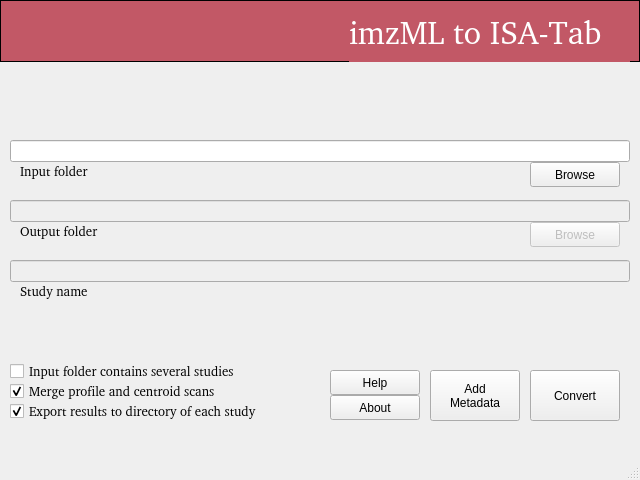
<?xml version="1.0" encoding="UTF-8"?>
<ui version="4.0">
 <class>MainWindow</class>
 <widget class="QMainWindow" name="MainWindow">
  <property name="geometry">
   <rect>
    <x>0</x>
    <y>0</y>
    <width>640</width>
    <height>480</height>
   </rect>
  </property>
  <property name="sizePolicy">
   <sizepolicy hsizetype="Fixed" vsizetype="Fixed">
    <horstretch>0</horstretch>
    <verstretch>0</verstretch>
   </sizepolicy>
  </property>
  <property name="minimumSize">
   <size>
    <width>640</width>
    <height>480</height>
   </size>
  </property>
  <property name="maximumSize">
   <size>
    <width>640</width>
    <height>480</height>
   </size>
  </property>
  <property name="contextMenuPolicy">
   <enum>Qt::DefaultContextMenu</enum>
  </property>
  <property name="windowTitle">
   <string>imzML to ISA-Tab</string>
  </property>
  <property name="windowIcon">
   <iconset resource="resources.qrc">
    <normaloff>:/graphics/assets/graphics/ebi_icon.png</normaloff>:/graphics/assets/graphics/ebi_icon.png</iconset>
  </property>
  <property name="styleSheet">
   <string notr="true"/>
  </property>
  <widget class="QWidget" name="centralwidget">
   <widget class="QLineEdit" name="lineEdit_input">
    <property name="enabled">
     <bool>true</bool>
    </property>
    <property name="geometry">
     <rect>
      <x>10</x>
      <y>140</y>
      <width>620</width>
      <height>22</height>
     </rect>
    </property>
    <property name="sizePolicy">
     <sizepolicy hsizetype="Fixed" vsizetype="Fixed">
      <horstretch>0</horstretch>
      <verstretch>0</verstretch>
     </sizepolicy>
    </property>
    <property name="styleSheet">
     <string notr="true">font: 10pt url(:/fonts/assets/fonts/Verdana.ttf);</string>
    </property>
    <property name="locale">
     <locale language="French" country="France"/>
    </property>
   </widget>
   <widget class="QLabel" name="lbl_input">
    <property name="geometry">
     <rect>
      <x>20</x>
      <y>162</y>
      <width>180</width>
      <height>18</height>
     </rect>
    </property>
    <property name="sizePolicy">
     <sizepolicy hsizetype="Fixed" vsizetype="Fixed">
      <horstretch>0</horstretch>
      <verstretch>0</verstretch>
     </sizepolicy>
    </property>
    <property name="font">
     <font>
      <family>:/fonts/assets/fonts/Verdana.ttf</family>
      <pointsize>10</pointsize>
      <weight>50</weight>
      <italic>false</italic>
      <bold>false</bold>
     </font>
    </property>
    <property name="styleSheet">
     <string notr="true">font: 10pt url(:/fonts/assets/fonts/Verdana.ttf);</string>
    </property>
    <property name="text">
     <string>Input folder</string>
    </property>
   </widget>
   <widget class="QLineEdit" name="lineEdit_output">
    <property name="enabled">
     <bool>false</bool>
    </property>
    <property name="geometry">
     <rect>
      <x>10</x>
      <y>200</y>
      <width>620</width>
      <height>22</height>
     </rect>
    </property>
    <property name="sizePolicy">
     <sizepolicy hsizetype="Fixed" vsizetype="Fixed">
      <horstretch>0</horstretch>
      <verstretch>0</verstretch>
     </sizepolicy>
    </property>
    <property name="styleSheet">
     <string notr="true">font: 10pt url(:/fonts/assets/fonts/Verdana.ttf);</string>
    </property>
    <property name="text">
     <string/>
    </property>
   </widget>
   <widget class="QLineEdit" name="lineEdit_study">
    <property name="enabled">
     <bool>false</bool>
    </property>
    <property name="geometry">
     <rect>
      <x>10</x>
      <y>260</y>
      <width>620</width>
      <height>22</height>
     </rect>
    </property>
    <property name="sizePolicy">
     <sizepolicy hsizetype="Fixed" vsizetype="Fixed">
      <horstretch>0</horstretch>
      <verstretch>0</verstretch>
     </sizepolicy>
    </property>
    <property name="styleSheet">
     <string notr="true">font: 10pt url(:/fonts/assets/fonts/Verdana.ttf);</string>
    </property>
   </widget>
   <widget class="QLabel" name="lbl_output">
    <property name="geometry">
     <rect>
      <x>20</x>
      <y>222</y>
      <width>180</width>
      <height>18</height>
     </rect>
    </property>
    <property name="sizePolicy">
     <sizepolicy hsizetype="Fixed" vsizetype="Fixed">
      <horstretch>0</horstretch>
      <verstretch>0</verstretch>
     </sizepolicy>
    </property>
    <property name="font">
     <font>
      <family>:/fonts/assets/fonts/Verdana.ttf</family>
      <pointsize>10</pointsize>
      <weight>50</weight>
      <italic>false</italic>
      <bold>false</bold>
     </font>
    </property>
    <property name="styleSheet">
     <string notr="true">font: 10pt url(:/fonts/assets/fonts/Verdana.ttf);</string>
    </property>
    <property name="text">
     <string>Output folder</string>
    </property>
   </widget>
   <widget class="QLabel" name="lbl_study">
    <property name="geometry">
     <rect>
      <x>20</x>
      <y>282</y>
      <width>180</width>
      <height>18</height>
     </rect>
    </property>
    <property name="sizePolicy">
     <sizepolicy hsizetype="Fixed" vsizetype="Fixed">
      <horstretch>0</horstretch>
      <verstretch>0</verstretch>
     </sizepolicy>
    </property>
    <property name="font">
     <font>
      <family>:/fonts/assets/fonts/Verdana.ttf</family>
      <pointsize>10</pointsize>
      <weight>50</weight>
      <italic>false</italic>
      <bold>false</bold>
     </font>
    </property>
    <property name="styleSheet">
     <string notr="true">font: 10pt url(:/fonts/assets/fonts/Verdana.ttf);</string>
    </property>
    <property name="text">
     <string>Study name</string>
    </property>
   </widget>
   <widget class="QToolButton" name="toolButton_input_explore">
    <property name="geometry">
     <rect>
      <x>530</x>
      <y>162</y>
      <width>90</width>
      <height>25</height>
     </rect>
    </property>
    <property name="styleSheet">
     <string notr="true">font: 10pt url(:/fonts/assets/fonts/Verdana.ttf);</string>
    </property>
    <property name="text">
     <string>Browse</string>
    </property>
    <property name="icon">
     <iconset>
      <normaloff>assets/graphics/browse_icon.png</normaloff>assets/graphics/browse_icon.png</iconset>
    </property>
    <property name="iconSize">
     <size>
      <width>16</width>
      <height>16</height>
     </size>
    </property>
    <property name="toolButtonStyle">
     <enum>Qt::ToolButtonTextOnly</enum>
    </property>
    <property name="autoRaise">
     <bool>false</bool>
    </property>
    <property name="arrowType">
     <enum>Qt::NoArrow</enum>
    </property>
   </widget>
   <widget class="QToolButton" name="toolButton_output_explore">
    <property name="enabled">
     <bool>false</bool>
    </property>
    <property name="geometry">
     <rect>
      <x>530</x>
      <y>222</y>
      <width>90</width>
      <height>25</height>
     </rect>
    </property>
    <property name="styleSheet">
     <string notr="true">font: 10pt url(:/fonts/assets/fonts/Verdana.ttf);</string>
    </property>
    <property name="text">
     <string>Browse</string>
    </property>
    <property name="icon">
     <iconset>
      <normaloff>:/graphics/assets/graphics/browse_icon.png</normaloff>:/graphics/assets/graphics/browse_icon.png</iconset>
    </property>
    <property name="iconSize">
     <size>
      <width>16</width>
      <height>16</height>
     </size>
    </property>
    <property name="toolButtonStyle">
     <enum>Qt::ToolButtonTextOnly</enum>
    </property>
   </widget>
   <widget class="QCheckBox" name="cBox_merge">
    <property name="geometry">
     <rect>
      <x>10</x>
      <y>380</y>
      <width>291</width>
      <height>22</height>
     </rect>
    </property>
    <property name="sizePolicy">
     <sizepolicy hsizetype="Fixed" vsizetype="Fixed">
      <horstretch>0</horstretch>
      <verstretch>0</verstretch>
     </sizepolicy>
    </property>
    <property name="font">
     <font>
      <family>:/fonts/assets/fonts/Verdana.ttf</family>
      <pointsize>10</pointsize>
      <weight>50</weight>
      <italic>false</italic>
      <bold>false</bold>
     </font>
    </property>
    <property name="styleSheet">
     <string notr="true">font: 10pt url(:/fonts/assets/fonts/Verdana.ttf);</string>
    </property>
    <property name="text">
     <string>Merge profile and centroid scans</string>
    </property>
    <property name="checked">
     <bool>true</bool>
    </property>
   </widget>
   <widget class="QCheckBox" name="cBox_multiple">
    <property name="geometry">
     <rect>
      <x>10</x>
      <y>360</y>
      <width>280</width>
      <height>22</height>
     </rect>
    </property>
    <property name="sizePolicy">
     <sizepolicy hsizetype="Fixed" vsizetype="Fixed">
      <horstretch>0</horstretch>
      <verstretch>0</verstretch>
     </sizepolicy>
    </property>
    <property name="font">
     <font>
      <family>:/fonts/assets/fonts/Verdana.ttf</family>
      <pointsize>10</pointsize>
      <weight>50</weight>
      <italic>false</italic>
      <bold>false</bold>
     </font>
    </property>
    <property name="styleSheet">
     <string notr="true">font: 10pt url(:/fonts/assets/fonts/Verdana.ttf);</string>
    </property>
    <property name="text">
     <string>Input folder contains several studies</string>
    </property>
   </widget>
   <widget class="QCheckBox" name="cBox_export">
    <property name="geometry">
     <rect>
      <x>10</x>
      <y>400</y>
      <width>340</width>
      <height>22</height>
     </rect>
    </property>
    <property name="sizePolicy">
     <sizepolicy hsizetype="Fixed" vsizetype="Fixed">
      <horstretch>0</horstretch>
      <verstretch>0</verstretch>
     </sizepolicy>
    </property>
    <property name="font">
     <font>
      <family>:/fonts/assets/fonts/Verdana.ttf</family>
      <pointsize>10</pointsize>
      <weight>50</weight>
      <italic>false</italic>
      <bold>false</bold>
     </font>
    </property>
    <property name="styleSheet">
     <string notr="true">font: 10pt url(:/fonts/assets/fonts/Verdana.ttf);</string>
    </property>
    <property name="text">
     <string>Export results to directory of each study</string>
    </property>
    <property name="checked">
     <bool>true</bool>
    </property>
   </widget>
   <widget class="QPushButton" name="PushBut_convert">
    <property name="geometry">
     <rect>
      <x>530</x>
      <y>370</y>
      <width>90</width>
      <height>51</height>
     </rect>
    </property>
    <property name="sizePolicy">
     <sizepolicy hsizetype="Fixed" vsizetype="Fixed">
      <horstretch>0</horstretch>
      <verstretch>0</verstretch>
     </sizepolicy>
    </property>
    <property name="styleSheet">
     <string notr="true">font: 10pt url(:/fonts/assets/fonts/Verdana.ttf);</string>
    </property>
    <property name="text">
     <string>Convert</string>
    </property>
   </widget>
   <widget class="QToolButton" name="toolButton_help">
    <property name="geometry">
     <rect>
      <x>330</x>
      <y>370</y>
      <width>90</width>
      <height>25</height>
     </rect>
    </property>
    <property name="styleSheet">
     <string notr="true">font: 10pt url(:/fonts/assets/fonts/Verdana.ttf);</string>
    </property>
    <property name="text">
     <string>Help</string>
    </property>
   </widget>
   <widget class="QLabel" name="lbl_input_error">
    <property name="geometry">
     <rect>
      <x>150</x>
      <y>162</y>
      <width>370</width>
      <height>18</height>
     </rect>
    </property>
    <property name="sizePolicy">
     <sizepolicy hsizetype="Fixed" vsizetype="Fixed">
      <horstretch>0</horstretch>
      <verstretch>0</verstretch>
     </sizepolicy>
    </property>
    <property name="font">
     <font>
      <family>:/fonts/assets/fonts/Verdana.ttf</family>
      <pointsize>10</pointsize>
      <weight>50</weight>
      <italic>false</italic>
      <bold>false</bold>
     </font>
    </property>
    <property name="styleSheet">
     <string notr="true">color: rgb(216, 1, 35);
font: 10pt url(:/fonts/assets/fonts/Verdana.ttf);</string>
    </property>
    <property name="text">
     <string/>
    </property>
   </widget>
   <widget class="QLabel" name="lbl_output_error">
    <property name="geometry">
     <rect>
      <x>150</x>
      <y>222</y>
      <width>370</width>
      <height>18</height>
     </rect>
    </property>
    <property name="sizePolicy">
     <sizepolicy hsizetype="Fixed" vsizetype="Fixed">
      <horstretch>0</horstretch>
      <verstretch>0</verstretch>
     </sizepolicy>
    </property>
    <property name="font">
     <font>
      <family>:/fonts/assets/fonts/Verdana.ttf</family>
      <pointsize>10</pointsize>
      <weight>50</weight>
      <italic>false</italic>
      <bold>false</bold>
     </font>
    </property>
    <property name="styleSheet">
     <string notr="true">color: rgb(216, 1, 35);
font: 10pt url(:/fonts/assets/fonts/Verdana.ttf);</string>
    </property>
    <property name="text">
     <string/>
    </property>
   </widget>
   <widget class="QLabel" name="lbl_study_error">
    <property name="geometry">
     <rect>
      <x>150</x>
      <y>282</y>
      <width>370</width>
      <height>18</height>
     </rect>
    </property>
    <property name="sizePolicy">
     <sizepolicy hsizetype="Fixed" vsizetype="Fixed">
      <horstretch>0</horstretch>
      <verstretch>0</verstretch>
     </sizepolicy>
    </property>
    <property name="font">
     <font>
      <family>:/fonts/assets/fonts/Verdana.ttf</family>
      <pointsize>10</pointsize>
      <weight>50</weight>
      <italic>false</italic>
      <bold>false</bold>
     </font>
    </property>
    <property name="styleSheet">
     <string notr="true">color: rgb(216, 1, 35);
font: 10pt url(:/fonts/assets/fonts/Verdana.ttf);</string>
    </property>
    <property name="frameShape">
     <enum>QFrame::NoFrame</enum>
    </property>
    <property name="text">
     <string/>
    </property>
    <property name="textFormat">
     <enum>Qt::AutoText</enum>
    </property>
    <property name="textInteractionFlags">
     <set>Qt::NoTextInteraction</set>
    </property>
   </widget>
   <widget class="QFrame" name="frame">
    <property name="geometry">
     <rect>
      <x>0</x>
      <y>0</y>
      <width>640</width>
      <height>62</height>
     </rect>
    </property>
    <property name="styleSheet">
     <string notr="true">background: rgb(194, 88, 102);
</string>
    </property>
    <property name="frameShape">
     <enum>QFrame::Box</enum>
    </property>
    <property name="frameShadow">
     <enum>QFrame::Plain</enum>
    </property>
    <widget class="QLabel" name="logo">
     <property name="geometry">
      <rect>
       <x>1</x>
       <y>1</y>
       <width>240</width>
       <height>60</height>
      </rect>
     </property>
     <property name="frameShape">
      <enum>QFrame::NoFrame</enum>
     </property>
     <property name="text">
      <string/>
     </property>
     <property name="pixmap">
      <pixmap resource="resources.qrc">:/graphics/assets/graphics/ebi-logo.jpg</pixmap>
     </property>
     <property name="alignment">
      <set>Qt::AlignLeading|Qt::AlignLeft|Qt::AlignVCenter</set>
     </property>
    </widget>
    <widget class="QLabel" name="title">
     <property name="geometry">
      <rect>
       <x>349</x>
       <y>1</y>
       <width>281</width>
       <height>62</height>
      </rect>
     </property>
     <property name="font">
      <font>
       <family>:/fonts/assets/fonts/HelveticaNeue.ttf</family>
       <pointsize>24</pointsize>
       <weight>50</weight>
       <italic>false</italic>
       <bold>false</bold>
      </font>
     </property>
     <property name="styleSheet">
      <string notr="true">color: rgb(255,255,255);
font: 24pt url(:/fonts/assets/fonts/HelveticaNeue.ttf);</string>
     </property>
     <property name="text">
      <string>imzML to ISA-Tab </string>
     </property>
    </widget>
   </widget>
   <widget class="QToolButton" name="toolButton_metadata">
    <property name="enabled">
     <bool>true</bool>
    </property>
    <property name="geometry">
     <rect>
      <x>430</x>
      <y>370</y>
      <width>90</width>
      <height>51</height>
     </rect>
    </property>
    <property name="text">
     <string>Add 
Metadata</string>
    </property>
    <property name="checkable">
     <bool>false</bool>
    </property>
    <property name="autoRepeatInterval">
     <number>100</number>
    </property>
    <property name="popupMode">
     <enum>QToolButton::DelayedPopup</enum>
    </property>
    <property name="autoRaise">
     <bool>false</bool>
    </property>
   </widget>
   <widget class="QToolButton" name="toolButton_about">
    <property name="geometry">
     <rect>
      <x>330</x>
      <y>395</y>
      <width>90</width>
      <height>25</height>
     </rect>
    </property>
    <property name="styleSheet">
     <string notr="true">font: 10pt url(:/fonts/assets/fonts/Verdana.ttf);</string>
    </property>
    <property name="text">
     <string>About</string>
    </property>
   </widget>
  </widget>
  <widget class="QMenuBar" name="menubar">
   <property name="enabled">
    <bool>false</bool>
   </property>
   <property name="geometry">
    <rect>
     <x>0</x>
     <y>0</y>
     <width>640</width>
     <height>23</height>
    </rect>
   </property>
   <property name="nativeMenuBar">
    <bool>true</bool>
   </property>
  </widget>
  <widget class="QStatusBar" name="statusbar"/>
 </widget>
 <resources>
  <include location="resources.qrc"/>
 </resources>
 <connections/>
</ui>
